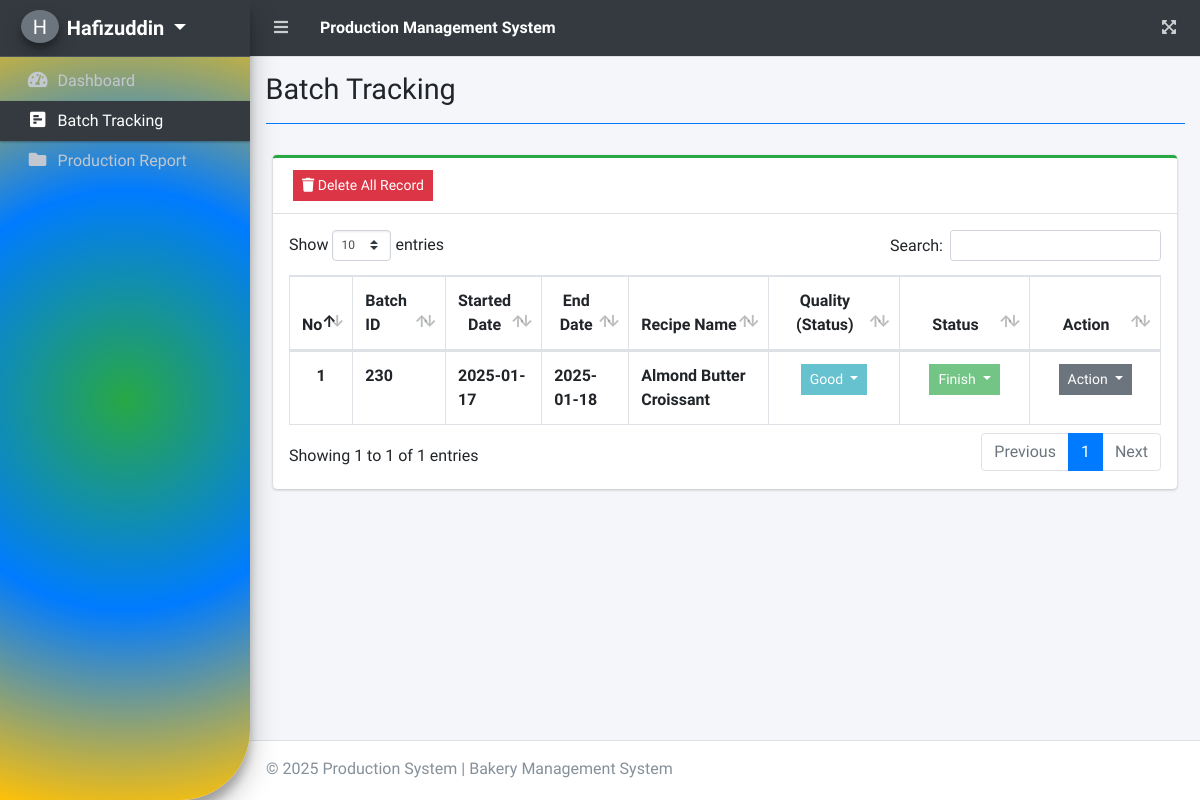
The app's page /index.php?page=batch_tracking (signed in), older data.
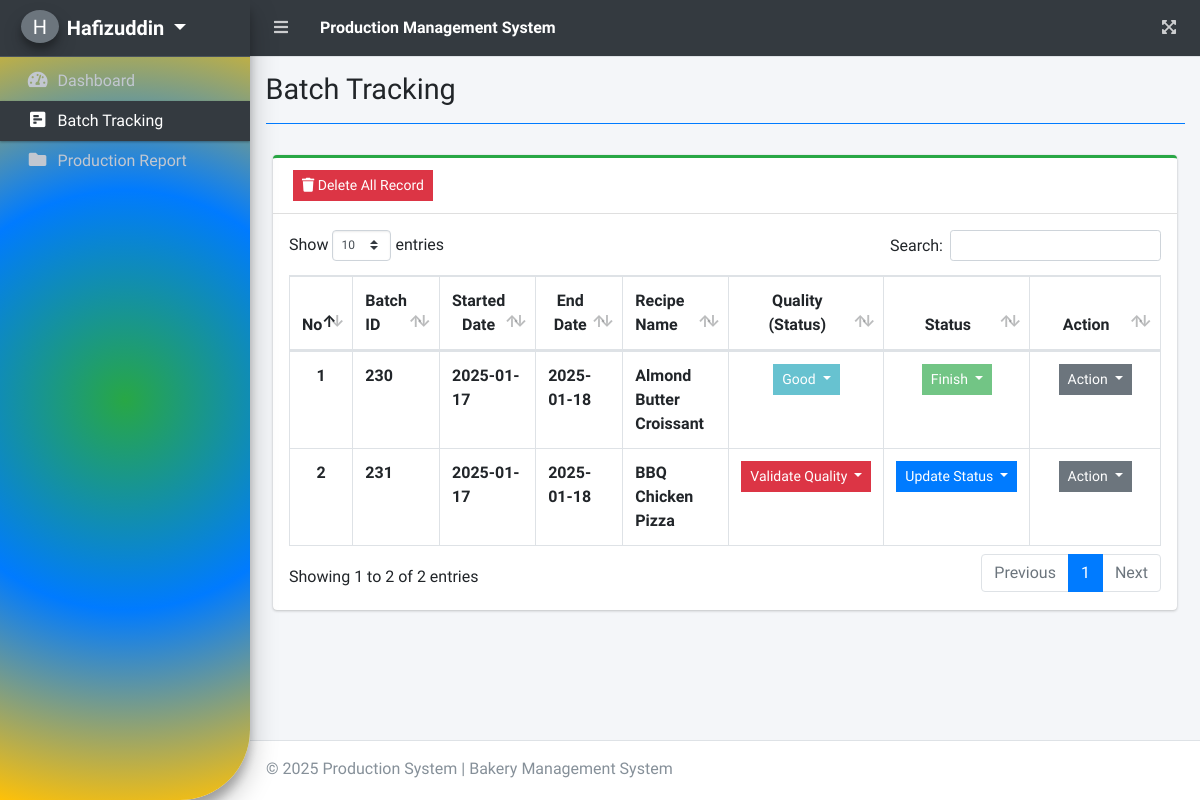
The same page, newer data.
### tables this page shows
CREATE TABLE `categories` (
  `order_id` int(11) NOT NULL,
  `id` int(11) NOT NULL,
  `product_id` int(11) NOT NULL,
  `recipe_name` varchar(255) NOT NULL,
  `qty_product` int(11) NOT NULL,
  `staff_id` text NOT NULL,
  `created_at` timestamp NOT NULL DEFAULT current_timestamp(),
  `starteddate` varchar(50) NOT NULL,
  `enddate` varchar(20) NOT NULL,
  `hours` int(6) NOT NULL,
  `status` text NOT NULL,
  `quality_test` text NOT NULL,
  `comment` text NOT NULL,
  `ingredients_data` text DEFAULT NULL
);

### batch_tracking.php (the view, shortened to what the changed rows need)
<?php
include 'db_connect.php';
$staff_id1 = $_SESSION['login_staff_id'];
?>
<div class="col-lg-12">
    <div class="card card-outline card-success">
        <div class="card-body p-3">
            <div class="table-responsive">
                <table class="table table-hover table-bordered" id="list">
                    <thead>
                        <tr>
                            <th class="text-center">No</th>
                            <th>Batch ID</th>
                            <th class="text-center" style="width: 10%;">Started Date</th>
                            <th class="text-center" style="width: 10%;">End Date</th>
                            <th>Recipe Name</th>
                            <th class="text-center" style="width: 15%;">Quality (Status)</th>
                            <th class="text-center" style="width: 15%;">Status</th>
                            <th class="text-center" style="width: 15%;">Action</th>
                        </tr>
                    </thead>
                    <tbody>
                        <?php
                        $qry = $conn->query("SELECT * FROM categories WHERE status != 'Archived' AND staff_id = $staff_id1");
                        if ($qry && $qry->num_rows > 0) {
                            $i = 1;
                            while ($row = $qry->fetch_assoc()):
                                $status = $row['status'];
                                $quality_test = $row['quality_test'];
                                $qualityBtnClass = 'btn-danger';
                                $qualityBtnText = 'Validate Quality';
                                $qualityDropdownDisabled = '';
                                if (!empty($quality_test)) {
                                    $qualityBtnClass = 'btn-info';
                                    $qualityBtnText = ucfirst($quality_test);
                                }
                                if ($status == 'Finished') {
                                    $btnClass = 'btn-success';
                                    $btnText = 'Finish';
                                    $dropdownDisabled = 'disabled';
                                    $qualityDropdownDisabled = 'disabled';
                                } elseif ($status == 'In-Progress') {
                                    $btnClass = 'btn-warning';
                                    $btnText = 'In Progress';
                                    $dropdownDisabled = '';
                                } else {
                                    $btnClass = 'btn-primary';
                                    $btnText = 'Update Status';
                                    $dropdownDisabled = '';
                                }
                        ?>
                        <tr>
                            <th class="text-center"><?php echo $i++; ?></th>
                            <td><b><?php echo $row['id']; ?></b></td>
                            <td><b><?php echo $row['starteddate']; ?></b></td>
                            <td><b><?php echo $row['enddate']; ?></b></td>
                            <td><b><?php echo ucwords($row['recipe_name']); ?></b></td>
                            <td class="text-center">
                                <button type="button" class="btn <?php echo $qualityBtnClass; ?> btn-sm btn-flat wave-effect dropdown-toggle"
                                    data-toggle="dropdown"
                                    aria-expanded="true"
                                    <?php echo $qualityDropdownDisabled; ?>>
                                    <?php echo $qualityBtnText; ?>
                                </button>
                            </td>
                            <td class="text-center">
                                <button type="button" class="btn <?php echo $btnClass; ?> btn-sm btn-flat wave-effect dropdown-toggle"
                                    data-toggle="dropdown"
                                    aria-expanded="true"
                                    <?php echo $dropdownDisabled; ?>>
                                    <?php echo $btnText; ?>
                                </button>
                            </td>
                            <td class="text-center">
                                <button type="button" class="btn btn-secondary btn-sm btn-flat wave-effect dropdown-toggle" data-toggle="dropdown" aria-expanded="true">
                                    Action
                                </button>
                            </td>
                        </tr>
                        <?php endwhile; ?>
                        <?php } else { ?>
                            <tr>
                                <td colspan='7' class='text-center text-warning'>There are no production schedules for this user.</td>
                            </tr>
                        <?php } ?>
                    </tbody>
                </table>
            </div>
        </div>
    </div>
</div>

Row changes from the older to the newer data that the page shows:
added categories: id "231", starteddate "2025-01-17", enddate "2025-01-18", recipe_name "BBQ Chicken Pizza", qualityBtnText "Validate Quality", status "Update Status"
Text that changed along with them:
text written by a page script: "Show entries Search: Showing 1 to 1 of 1 entries Previous 1 Next" → "Show entries Search: Showing 1 to 2 of 2 entries Previous 1 Next"
